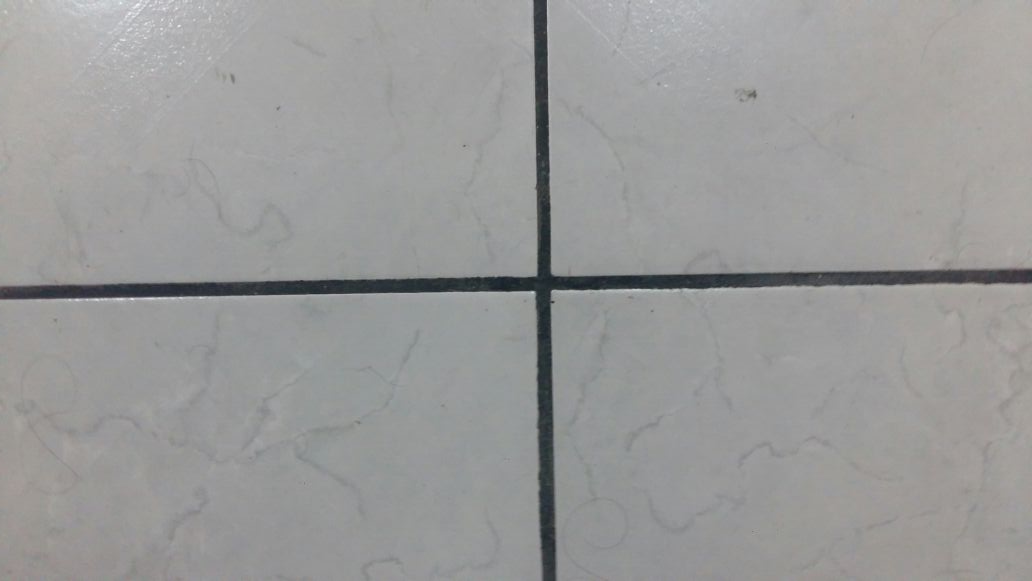
#> input picture 2.jpg, 1032 x 581 px
$ python _init_.py --image 2.jpg   (Python 2 division)
#> lines starting #> are read from the running program, lines starting #| are printed output that depends on the picture; after the words box and inside, x2 and y2 are one past the last pixel; in counts of white or black regions, pixels touching at a corner belong together
# import the necessary packages
import argparse
import cv2
import numpy as np
import matplotlib.pyplot as plt
import matplotlib.image as mpimg
import Image


global image
global edges
muestras = []
muestras_pixel = []
colorPixelsOFYUP = []
colorPixelsOFYDOWN = []

colorPixelsOFXUP = []
colorPixelsOFXDOWN = []


def clearMuestraArray():
	muestras_pixel = []

def createDataSet():
           archi = open("dataSet.data", "w")
           for i in muestras_pixel:
                      archi.write(i+ "\n")
           archi.close()

def getMaxWidthOfY(x,y):
	return y - 5

def getMaxWitdhOfX(x,y):
	return x - 5

def createBoxOfPixels(x,y):
	max_y =  getMaxWidthOfY(x,y)
	max_x = getMaxWitdhOfX(x,y)
	print "inicio de la matriz :", max_x, max_y,"\n"
	entradas = getValuesOfBox(max_x, max_y, max_y + 12,[])
	muestras_pixel.append(entradas)

def getValuesOfBox(max_x, max_y,gmax_y,m):

	if max_y < gmax_y:
		for i  in range(max_x, max_x + 12):
			pix_color  = closing[max_y,i]
			print i , max_y , " : ", pix_color
			if pix_color == 255:
			           pix_color = 1
			m.append(pix_color)
		getValuesOfBox(max_x, max_y+1,gmax_y,m)
	return ','.join([str(x) for x in m] )


def click_and_crop(event, x, y, flags, param):
	if event == cv2.EVENT_LBUTTONDOWN:
		print x , y
		createBoxOfPixels(x,y)


# construct the argument parser and parse the arguments
ap = argparse.ArgumentParser()
ap.add_argument("-i", "--image", required=True, help="Path to the image")
args = vars(ap.parse_args())

#carga y convierte la imagen a escala de grises
img = cv2.imread(args["image"],0)
#> img: shape (581, 1032); min 29, max 246, mean 153.7
newx,newy = img.shape[1]/4,img.shape[0]/4 #new size (w,h)
#> newx = 258; newy = 145
newimage = cv2.resize(img,(90,90))
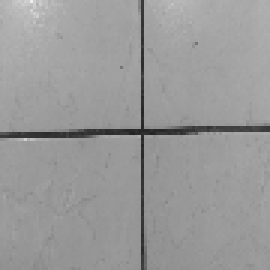
#> newimage: shape (90, 90) (shown 3 times larger); min 34, max 237, mean 153.7

kernel = np.ones((2,2),np.uint8)
edges = cv2.Canny(newimage,100,100);
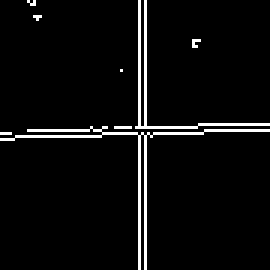
#> edges: shape (90, 90) (shown 3 times larger); 4.4% white in thin lines or dots
transformacion = cv2.dilate(edges,kernel,iterations = 1)
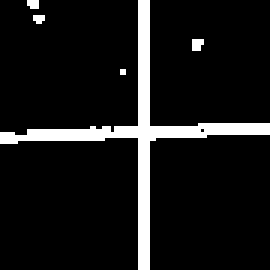
#> transformacion: shape (90, 90) (shown 3 times larger); 9.1% white; 5 white regions (4 under 20 px), largest, box (x1, y1, x2, y2) and area: (0, 0, 90, 90) 702
closing = cv2.morphologyEx(transformacion, cv2.MORPH_GRADIENT, kernel)
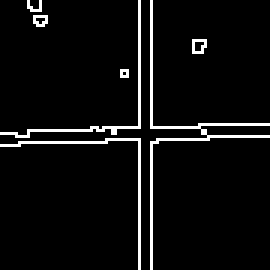
#> closing: shape (90, 90) (shown 3 times larger); 5.1% white in thin lines or dots
cv2.imwrite("tratada.png",closing)

cv2.namedWindow("image")
cv2.setMouseCallback("image", click_and_crop)
while True:
	cv2.imshow("image", closing)
	key = cv2.waitKey(1) & 0xFF
#> (key Esc is pressed here)
		# if the 'r' key is pressed, reset the cropping region
        if key == 100:
        	print "Datos guardados...."
        	createDataSet()
        	break;


cv2.destroyAllWindows()
